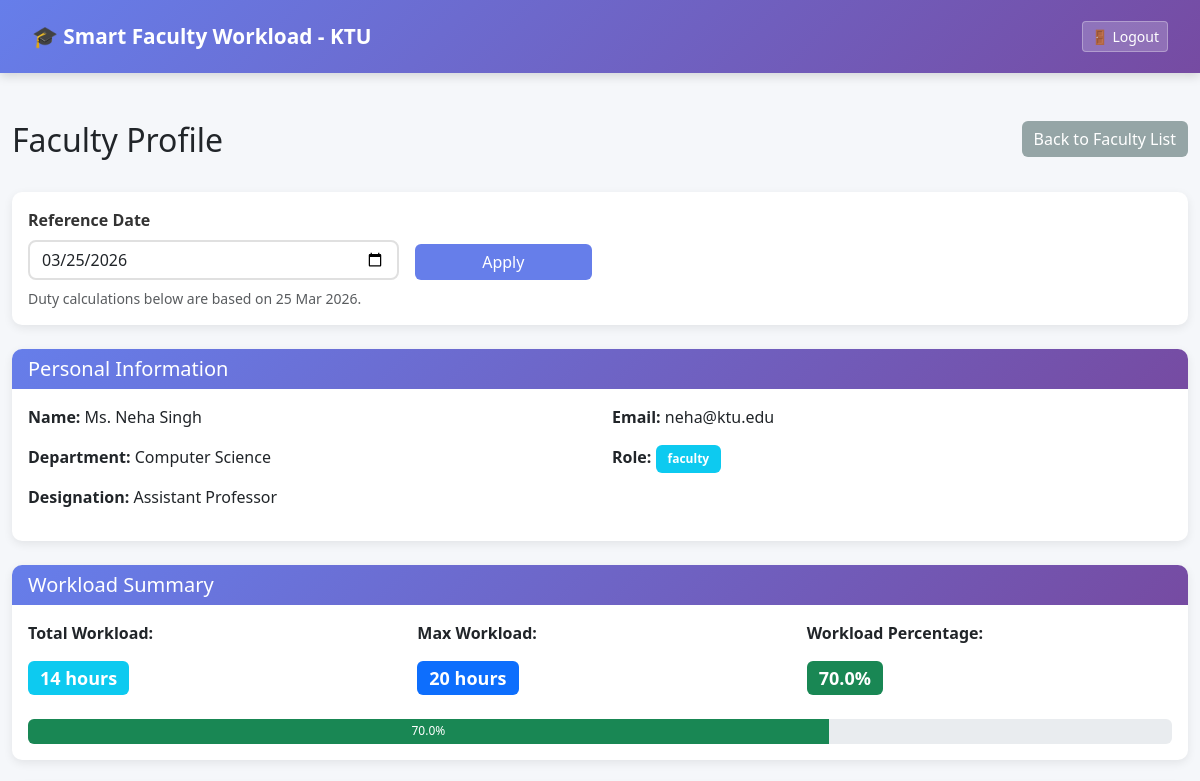
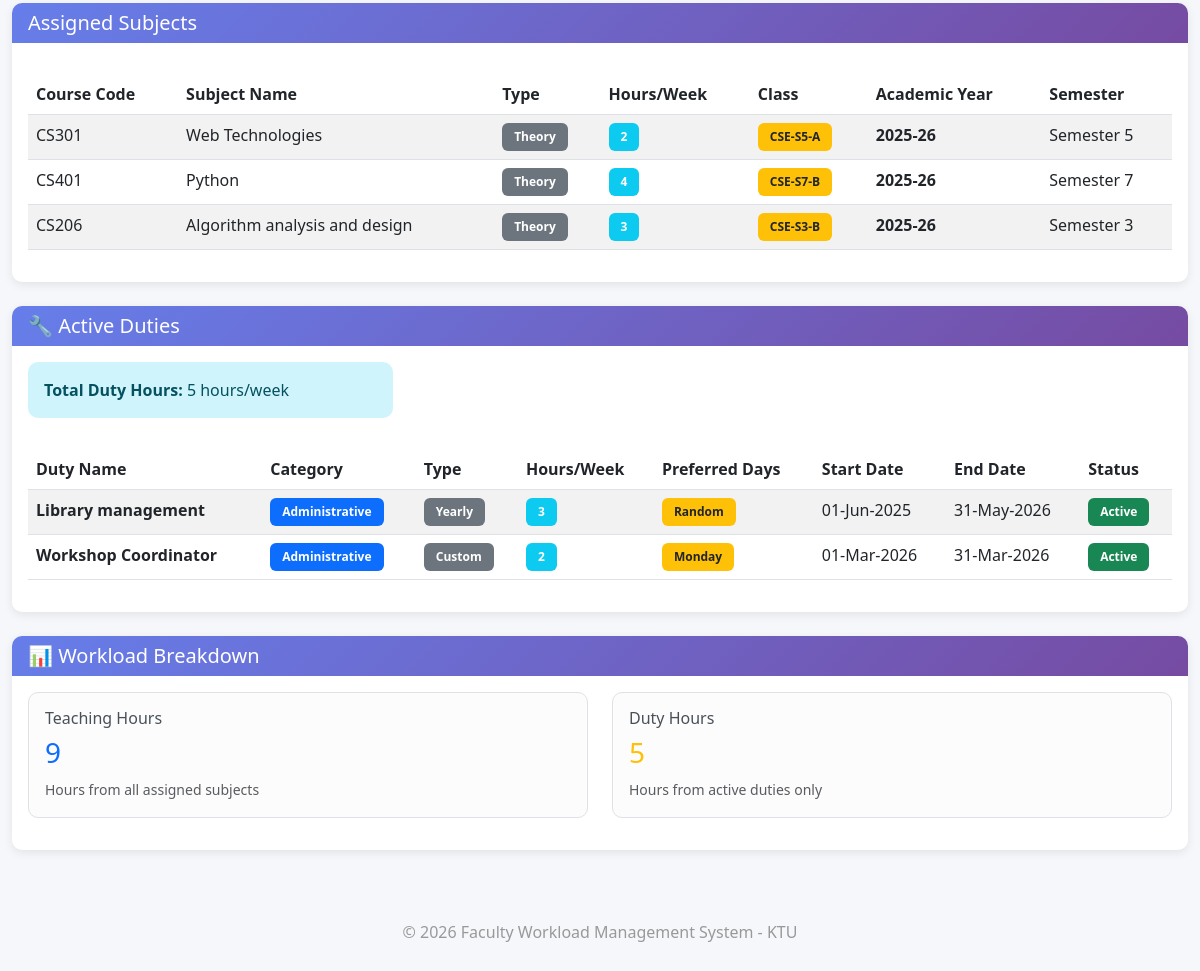
Page /faculty/5 (signed in) on the earlier database version (2 pictures, top to bottom).
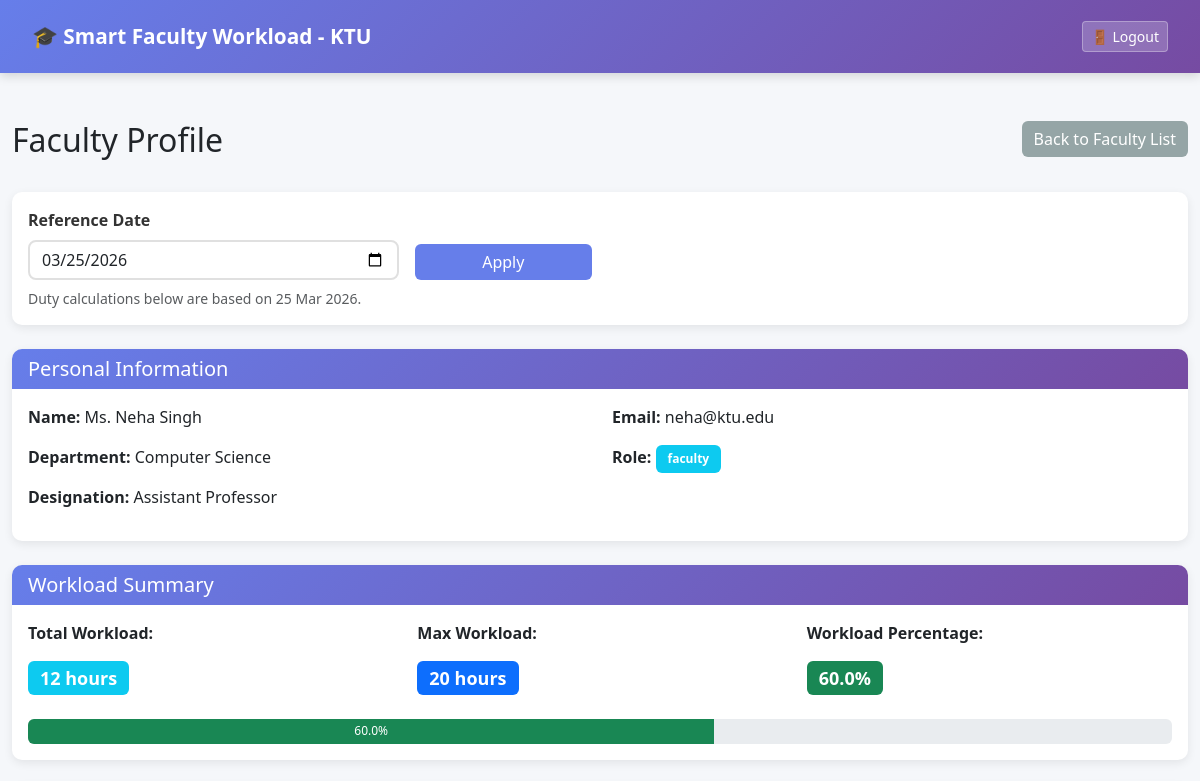
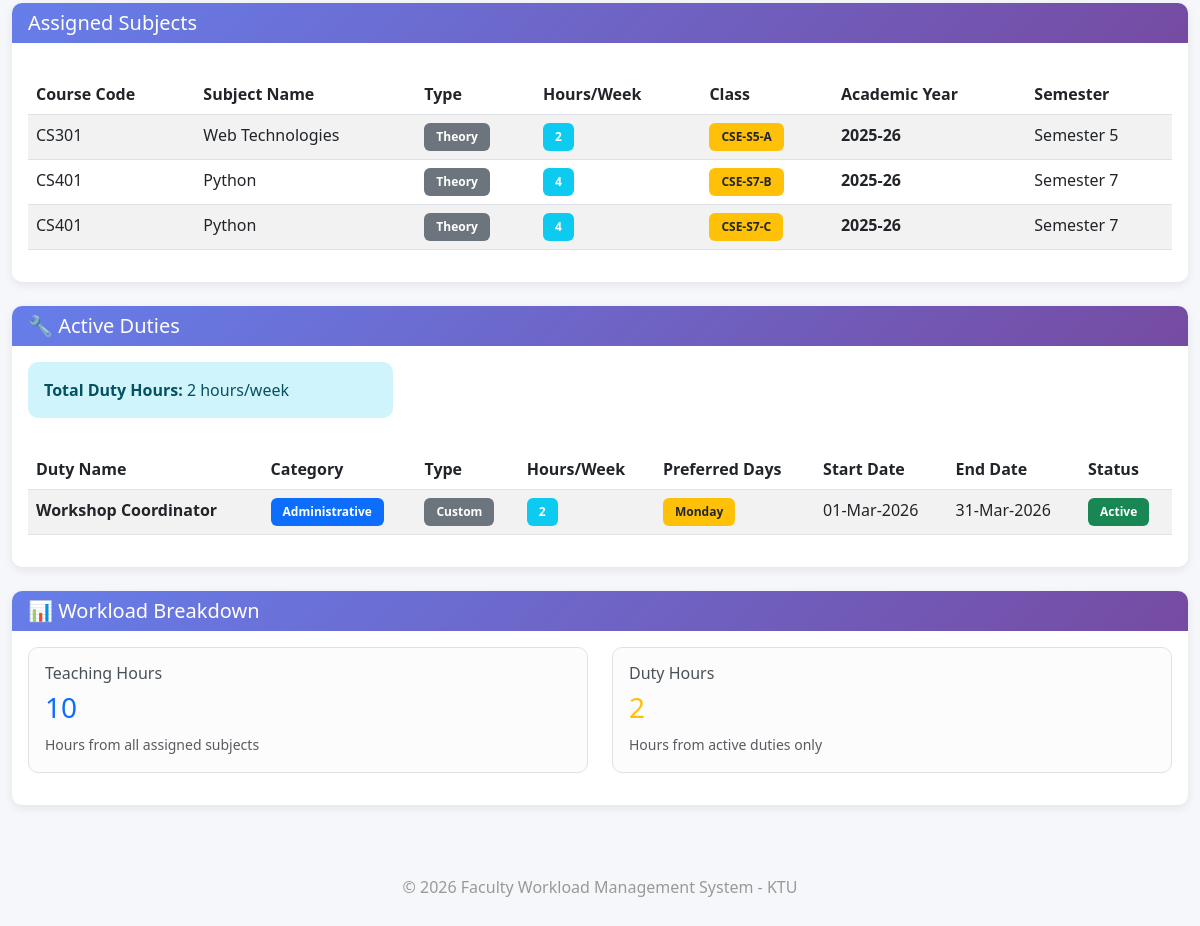
Same page on the later database version (2 pictures, top to bottom).
### app/models.py (models this page shows, shortened)
class Assignment(db.Model):
    __table_args__ = (
        db.UniqueConstraint(
            'faculty_id',
            'subject_id',
            'class_id',
            'academic_year',
            name='unique_faculty_subject_class_year'
        ),
    )
    id = db.Column(db.Integer, primary_key=True)
    faculty_id = db.Column(db.Integer, db.ForeignKey('faculty.id'), nullable=False)
    subject_id = db.Column(db.Integer, db.ForeignKey('subject.id'), nullable=False)
    class_id = db.Column(db.Integer, db.ForeignKey('class.id'), nullable=True)
    class_division = db.Column(db.String(20), nullable=True)  # Legacy compatibility for older rows
    semester = db.Column(db.Integer, nullable=False)  # Inherited from subject but stored for reference
    academic_year = db.Column(db.String(20), nullable=False)  # e.g., "2025-26"
    assigned_date = db.Column(db.DateTime, default=datetime.utcnow)
    class_obj = db.relationship('Class', backref='assignments')
    @property
    def class_name(self):
        if self.class_obj:
            return self.class_obj.class_name
        return self.class_division or "Unassigned Class"

class Subject(db.Model):
    id = db.Column(db.Integer, primary_key=True)
    course_code = db.Column(db.String(20), nullable=False)
    subject_name = db.Column(db.String(150), nullable=False)
    subject_type = db.Column(db.String(20), nullable=False)  # 'Theory' or 'Lab'
    is_lab = db.Column(db.Boolean, default=False)  # Flag for lab subjects
    hours_per_week = db.Column(db.Integer, nullable=False)  # Theory: varies, Lab: typically 3 hours continuous
    semester = db.Column(db.Integer, nullable=False)  # Semester number (1-8)
    created_at = db.Column(db.DateTime, default=datetime.utcnow)
    assignments = db.relationship(
        'Assignment',
        backref='subject',
        lazy=True,
        cascade="all, delete-orphan"
    )

class Class(db.Model):
    __tablename__ = 'class'
    id = db.Column(db.Integer, primary_key=True)
    class_name = db.Column(db.String(50), nullable=False, unique=True)  # e.g., "S3-A", "S5-B"
    semester = db.Column(db.Integer, nullable=False)  # 1-8
    department = db.Column(db.String(100), nullable=False)  # e.g., "Computer Science"
    created_at = db.Column(db.DateTime, default=datetime.utcnow)
    timetables = db.relationship(
        'Timetable',
        backref='class_obj',
        lazy=True,
        cascade="all, delete-orphan"
    )

class AdditionalDuty(db.Model):
    __table_args__ = (
        db.UniqueConstraint(
            'faculty_id',
            'duty_name',
            'start_date',
            name='unique_faculty_duty_period'
        ),
    )
    id = db.Column(db.Integer, primary_key=True)
    faculty_id = db.Column(db.Integer, db.ForeignKey('faculty.id'), nullable=True)  # Allow unassigned
    duty_name = db.Column(db.String(150), nullable=False)  # e.g., "HOD", "Placement Officer", "Exam Cell Duty"
    category = db.Column(db.String(50), nullable=False)  # 'Leadership' (HOD/Placement Officer), 'Exam', 'Administrative', 'Research'
    duration_type = db.Column(db.String(20), nullable=False)  # 'Yearly' or 'Weekly' or 'Custom'
    hours = db.Column(db.Integer, nullable=False)  # Hours per week
    duty_day = db.Column(db.String(20), nullable=True)  # Monday-Friday
    start_date = db.Column(db.Date, nullable=False)  # When duty starts
    end_date = db.Column(db.Date, nullable=False)  # When duty ends
    academic_year = db.Column(db.String(20), nullable=False)  # e.g., "2025-26"
    created_at = db.Column(db.DateTime, default=datetime.utcnow)
    @property
    def preferred_days_list(self):
        if not self.duty_day:
            return []
        return [day.strip() for day in self.duty_day.split(',') if day.strip()]
    @property
    def preferred_days_display(self):
        days = self.preferred_days_list
        return ", ".join(days) if days else "Random"
    def is_active(self, reference_date=None):
        target_date = reference_date or datetime.utcnow().date()
        return self.start_date <= target_date <= self.end_date

### app/routes.py (the view)
@main.route('/faculty/<int:id>')
@login_required
def faculty_profile(id):
    if current_user.role != "admin":
        return "Access Denied: Admins Only"
    reference_date = get_reference_date()
    faculty = Faculty.query.get_or_404(id)
    assignments = faculty.assignments
    active_duties = faculty.get_active_duties(reference_date)
    teaching_hours = faculty.calculate_teaching_hours()
    duty_hours = faculty.calculate_duty_hours(reference_date)
    total_workload = faculty.calculate_total_workload(reference_date)
    workload_percentage = (total_workload / faculty.max_workload * 100) if faculty.max_workload > 0 else 0
    return render_template(
        "faculty_profile.html",
        faculty=faculty,
        reference_date=reference_date,
        assignments=assignments,
        active_duties=active_duties,
        teaching_hours=teaching_hours,
        duty_hours=duty_hours,
        total_workload=total_workload,
        workload_percentage=workload_percentage
    )

### app/__init__.py (called while the page is built)
def create_app():
    app = Flask(__name__)
    app.config.from_object(Config)
    db.init_app(app)
    login_manager.init_app(app)
    from app.routes import main
    app.register_blueprint(main)
    from app.models import Faculty
    @login_manager.user_loader
    def load_user(user_id):
        return Faculty.query.get(int(user_id))
    return app

### app/models.py (called while the page is built)
    def get_active_duties(self, reference_date=None):
        return [
            d for d in self.duties
            if d.faculty_id == self.id and d.is_active(reference_date)
        ]

    def calculate_teaching_hours(self):
        return sum([a.subject.hours_per_week for a in self.assignments])

    def calculate_duty_hours(self, reference_date=None):
        return sum([d.hours for d in self.get_active_duties(reference_date)])

    def calculate_total_workload(self, reference_date=None):
        teaching_hours = self.calculate_teaching_hours()
        duty_hours = self.calculate_duty_hours(reference_date)
        return teaching_hours + duty_hours

### app/templates/faculty_profile.html (shortened to what the changed rows need)
{% extends "base.html" %}
{% block content %}
<div class="row mb-4">
    <div class="col-md-8">
        <h2>Faculty Profile</h2>
    </div>
</div>
<div class="card mb-4">
    <div class="card-body">
        <form method="GET" class="row g-3 align-items-end">
            <div class="col-md-4">
            </div>
            <div class="col-md-2">
            </div>
        </form>
        <small class="text-muted d-block mt-2">Duty calculations below are based on {{ reference_date.strftime('%d %b %Y') }}.</small>
    </div>
</div>
<div class="card mb-4">
    <div class="card-body">
        <div class="row">
            <div class="col-md-4">
                <h4><span class="badge bg-info">{{ total_workload }} hours</span></h4>
            </div>
            <div class="col-md-4">
                <h4>
                    {% if workload_percentage > 100 %}
                        <span class="badge bg-danger">{{ "%.1f"|format(workload_percentage) }}%</span>
                    {% elif workload_percentage > 80 %}
                        <span class="badge bg-warning">{{ "%.1f"|format(workload_percentage) }}%</span>
                    {% else %}
                        <span class="badge bg-success">{{ "%.1f"|format(workload_percentage) }}%</span>
                    {% endif %}
                </h4>
            </div>
        </div>
        <div class="mt-3">
            <div class="progress" style="height: 25px;">
                {% set capped_percentage = workload_percentage if workload_percentage <= 100 else 100 %}
                {% if workload_percentage > 100 %}
                    <div class="progress-bar bg-danger" role="progressbar"
                         style="width: 100%;"
                         aria-valuenow="100" aria-valuemin="0" aria-valuemax="100">
                        {{ "%.1f"|format(workload_percentage) }}%
                    </div>
                {% elif workload_percentage > 80 %}
                    <div class="progress-bar bg-warning" role="progressbar"
                         style="width: {{ capped_percentage }}%;"
                         aria-valuenow="{{ capped_percentage }}" aria-valuemin="0" aria-valuemax="100">
                        {{ "%.1f"|format(workload_percentage) }}%
                    </div>
                {% else %}
                    <div class="progress-bar bg-success" role="progressbar"
                         style="width: {{ capped_percentage }}%;"
                         aria-valuenow="{{ capped_percentage }}" aria-valuemin="0" aria-valuemax="100">
                        {{ "%.1f"|format(workload_percentage) }}%
                    </div>
                {% endif %}
            </div>
        </div>
    </div>
</div>
<div class="card">
    <div class="card-body">
        {% if assignments|length > 0 %}
        <div class="table-responsive">
            <table class="table table-striped">
                <thead>
                    <tr>
                        <th>Course Code</th>
                        <th>Subject Name</th>
                        <th>Type</th>
                        <th>Hours/Week</th>
                        <th>Class</th>
                        <th>Academic Year</th>
                        <th>Semester</th>
                    </tr>
                </thead>
                <tbody>
                    {% for assignment in assignments %}
                    <tr>
                        <td>{{ assignment.subject.course_code }}</td>
                        <td>{{ assignment.subject.subject_name }}</td>
                        <td>
                            <span class="badge bg-secondary">{{ assignment.subject.subject_type }}</span>
                        </td>
                        <td>
                            <span class="badge bg-info">{{ assignment.subject.hours_per_week }}</span>
                        </td>
                        <td>
                            <span class="badge bg-warning text-dark">{{ assignment.class_name }}</span>
                        </td>
                        <td>
                            <strong>{{ assignment.academic_year }}</strong>
                        </td>
                        <td>
                            {% if assignment.subject.semester %}
                                Semester {{ assignment.subject.semester }}
                            {% else %}
                                -
                            {% endif %}
                        </td>
                    </tr>
                    {% endfor %}
                </tbody>
            </table>
        </div>
        {% else %}
        <div class="alert alert-info">No subjects assigned to this faculty.</div>
        {% endif %}
    </div>
</div>
<div class="card mt-4">
    <div class="card-body">
        {% if active_duties|length > 0 %}
        <div class="row mb-3">
            <div class="col-md-4">
                <div class="alert alert-info mb-0">
                    <strong>Total Duty Hours:</strong> {{ duty_hours }} hours/week
                </div>
            </div>
        </div>
        <div class="table-responsive">
            <table class="table table-striped">
                <thead>
                    <tr>
                        <th>Duty Name</th>
                        <th>Category</th>
                        <th>Type</th>
                        <th>Hours/Week</th>
                        <th>Preferred Days</th>
                        <th>Start Date</th>
                        <th>End Date</th>
                        <th>Status</th>
                    </tr>
                </thead>
                <tbody>
                    {% for duty in active_duties %}
                    <tr>
                        <td><strong>{{ duty.duty_name }}</strong></td>
                        <td>
                            <span class="badge bg-primary">{{ duty.category }}</span>
                        </td>
                        <td>
                            <span class="badge bg-secondary">{{ duty.duration_type }}</span>
                        </td>
                        <td>
                            <span class="badge bg-info">{{ duty.hours }}</span>
                        </td>
                        <td>
                            <span class="badge bg-warning text-dark">{{ duty.preferred_days_display }}</span>
                        </td>
                        <td>{{ duty.start_date.strftime('%d-%b-%Y') }}</td>
                        <td>{{ duty.end_date.strftime('%d-%b-%Y') }}</td>
                        <td>
                            {% if duty.is_active(reference_date) %}
                                <span class="badge bg-success">Active</span>
                            {% else %}
                                <span class="badge bg-secondary">Inactive</span>
                            {% endif %}
                        </td>
                    </tr>
                    {% endfor %}
                </tbody>
            </table>
        </div>
        {% else %}
        <div class="alert alert-info">No active duties assigned to this faculty.</div>
        {% endif %}
    </div>
</div>
<div class="card mt-4">
    <div class="card-body">
        <div class="row">
            <div class="col-md-6">
                <div class="alert alert-light border">
                    <h6>Teaching Hours</h6>
                    <h3 class="text-primary">{{ teaching_hours }}</h3>
                    <small class="text-muted">Hours from all assigned subjects</small>
                </div>
            </div>
            <div class="col-md-6">
                <div class="alert alert-light border">
                    <h6>Duty Hours</h6>
                    <h3 class="text-warning">{{ duty_hours }}</h3>
                    <small class="text-muted">Hours from active duties only</small>
                </div>
            </div>
        </div>
    </div>
</div>
{% endblock %}

Differences in the rows shown:
removed Assignment: subject.course_code "CS206", subject.subject_name "Algorithm analysis and design", subject.subject_type "Theory", subject.hours_per_week "3", class_name "CSE-S3-B", academic_year "2025-26", subject.semester "3"
removed AdditionalDuty: duty_name "Library management", category "Administrative", duration_type "Yearly", hours "3", preferred_days_display "Random", start_date "01-Jun-2025", end_date "31-May-2026", shows "Active"
now on this page (row edited): Assignment: strftime "25 Mar 2026", subject.course_code "CS401", subject.subject_name "Python", subject.subject_type "Theory", subject.hours_per_week "4", class_name "CSE-S7-C", academic_year "2025-26", subject.semester "7"
Other differences:
{{ total_workload }}: "14" → "12"
{{ "%.1f"|format(workload_percentage) }}: "70.0" → "60.0"
{{ capped_percentage }}: 70.0 → 60.0 (drawn)
{{ duty_hours }}: "5" → "2"
{{ teaching_hours }}: "9" → "10"
{{ reference_date.strftime('%d %b %Y') }}: "25 Mar 2026" → (not shown)
